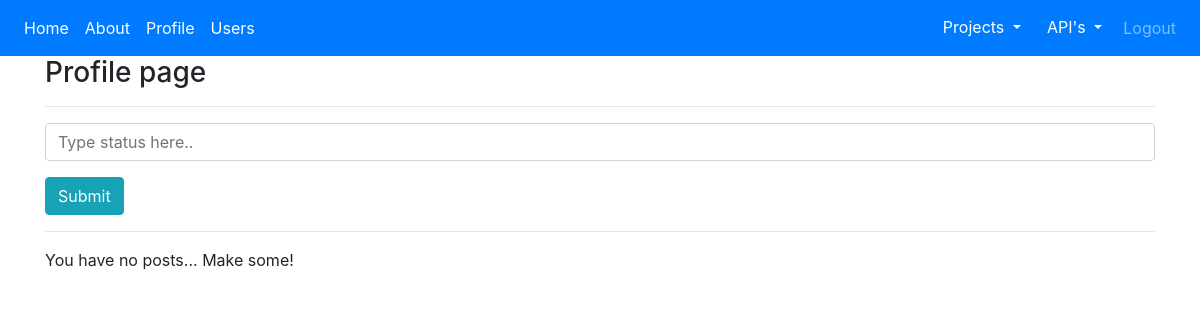
/account/profile/5 (signed in), run on an earlier commit of the app's database.
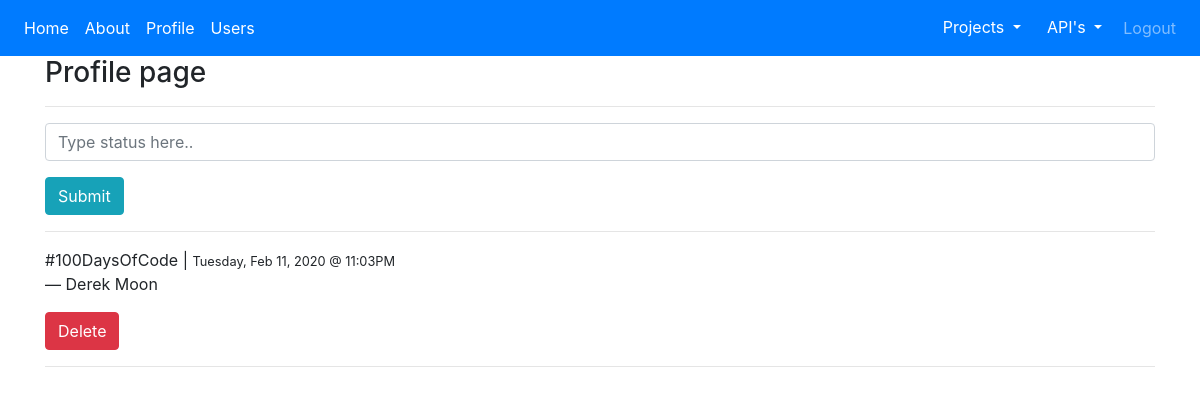
And on a later commit of the database.
### app/models.py (models this page shows, shortened)
class Post(db.Model):
    id = db.Column(db.Integer, primary_key=True)
    body = db.Column(db.Text)
    timestamp = db.Column(db.DateTime, index=True, default=datetime.utcnow)
    user_id = db.Column(db.Integer, db.ForeignKey("user.id"))

class User(db.Model,UserMixin):
    id = db.Column(db.Integer, primary_key=True)
    name = db.Column(db.String(40), nullable=False)
    email = db.Column(db.String(50), nullable=False, unique=True)
    password = db.Column(db.String(180), nullable=False)
    created_on = db.Column(db.DateTime, nullable=False,
                           default=datetime.utcnow)
    posts = db.relationship('Post',backref='author', lazy='dynamic')
    followed = db.relationship(
        'User',
        secondary=followers,
        primaryjoin=(followers.c.follower_id == id),
        secondaryjoin=(followers.c.followed_id == id),
        backref=db.backref('followers', lazy='dynamic'),
        lazy = "dynamic"
    )
    def __str__(self):
        return self.name

### app/blueprints/account/routes.py (the view)
@account.route('/profile/<int:id>',methods=['GET','POST'])
@login_required
def profile(id):
    form = BlogForm()
    if form.validate_on_submit():
        p = Post(body=form.body.data, user_id=current_user.id)
        db.session.add(p)
        db.session.commit()
        flash("Post added succesfully!", 'success')
        return redirect(url_for('account.profile',id=id))
    context = {
        'form':form,
        'posts': Post.query.filter_by(user_id=id).order_by(Post.timestamp.desc()).all()
    }
    return render_template('profile.html', **context)

### app/blueprints/account/forms.py
class BlogForm(FlaskForm):
    body = StringField(validators=[DataRequired()])
    submit = SubmitField(label="Submit")

### app/models.py (called while the page is built)
@login.user_loader
def get_user(id):
    return User.query.get(int(id))

### app/templates/profile.html (shortened to what this page needs)
{% extends 'layout.html' %}
{% block content %}
  <h3>Profile page</h3>
  <hr/>
  <form action="/account/profile/{{current_user.id}}" method="POST">
    <div class="form-group">
      {{ form.body(class="form-control", placeholder="Type status here..")}}
    </div>
    <div class="form-group">
        {{ form.submit(class="btn btn-info") }}
    </div>
  </form>
  <hr/>
  {% if posts%}
  {% for p in posts%}
    <p>
      {{ p.body }} | <small>{{  p.timestamp.strftime('%A, %b %d, %Y @ %I:%M%p ') }}</small><br/>
    &mdash; {{ p.author }}
    </p>
      <a class="btn btn-danger" href="/account/post/delete/{{p.id}}">Delete</a>
    <hr/>
  {% endfor %}
  {% else %}
    <p>You have no posts... Make some!</p>
  {% endif %}
{% endblock %}

What changed in the data, as far as the page shows it:
added Post: body "#100DaysOfCode", timestamp "Tuesday, Feb 11, 2020 @ 11:03PM", author "Derek Moon"
Also different on the page:
text no longer shown: "You have no posts... Make some!"
